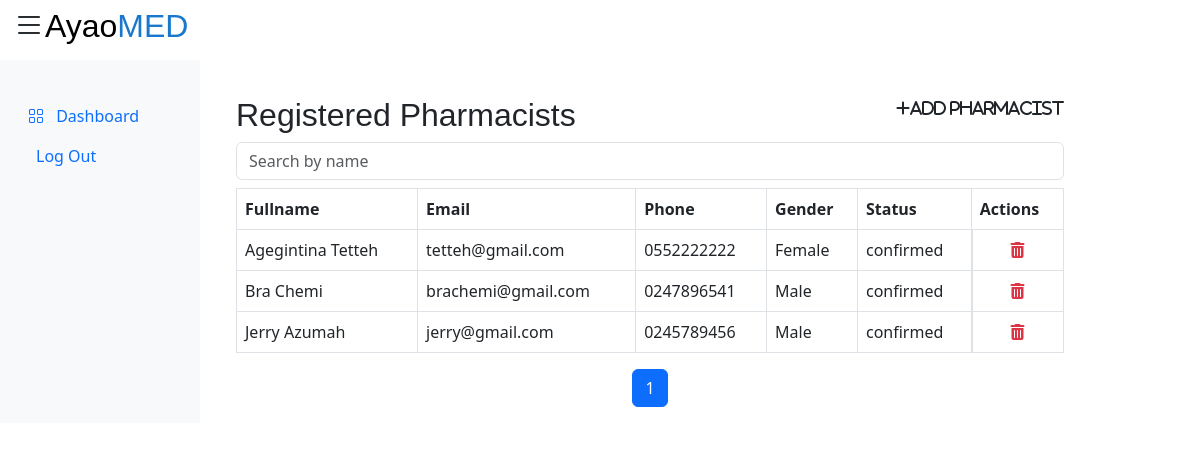
The app's page /dashboard/admin/pharmacists/landing_page.php with its own data.
### tables this page shows
CREATE TABLE `pharmacists` (
  `id` int(11) NOT NULL,
  `fullname` varchar(255) NOT NULL,
  `email` varchar(255) NOT NULL,
  `phone` varchar(20) NOT NULL,
  `date_of_birth` date NOT NULL,
  `gender` enum('Male','Female','Other') NOT NULL,
  `address` text DEFAULT NULL,
  `location` varchar(255) DEFAULT NULL,
  `password` varchar(255) NOT NULL,
  `status` enum('unconfirmed','pending','confirmed') NOT NULL DEFAULT 'unconfirmed'
);

### dashboard/admin/pharmacists/landing_page.php (the view, shortened to what this page needs)
<?php
require_once "../../../config/db.php";
?>
<!DOCTYPE html>
<html lang="en">
<head>
  <link rel="stylesheet" href="../../../assets/styles/d_db_style.css">
  <link href="https://cdn.jsdelivr.net/npm/bootstrap@5.3.0-alpha3/dist/css/bootstrap.min.css" rel="stylesheet">
  <link rel="stylesheet" href="https://cdn.jsdelivr.net/npm/bootstrap-icons@1.10.2/font/bootstrap-icons.css">
  <link rel="stylesheet" href="https://cdnjs.cloudflare.com/ajax/libs/font-awesome/6.4.0/css/all.css">
  <link rel="stylesheet" href="https://cdnjs.cloudflare.com/ajax/libs/font-awesome/6.4.0/css/fontawesome.css">
  <link rel="stylesheet" href="https://cdnjs.cloudflare.com/ajax/libs/font-awesome/6.4.0/css/brands.min.css">
  <link rel="stylesheet" href="https://cdnjs.cloudflare.com/ajax/libs/font-awesome/6.4.0/css/solid.min.css">
</head>
<body>
  <div class="container-fluid">
    <div class="row">
      <div class="col-md-3 col-lg-2 bg-light">
        <ul class="nav flex-column py-5 my-5 position-fixed">
          <li class="nav-item">
            <a class="nav-link" href="#">
              <i class="bi bi-grid me-2"></i>
              Dashboard
            </a>
          </li>
          <li class="nav-item">
            <a class="nav-link" href="../../account/logout.php">
              Log Out
            </a>
          </li>
        </ul>
      </div>
      <div class="col-md-9 col-lg-9">
        <main class="main mt-5 pt-5">
          <div class="topbar fixed-top bg-white">
            <button class="btn d-flex align-items-center" type="button" data-bs-toggle="offcanvas" data-bs-target="#offcanvasWithBothOptions" aria-controls="offcanvasWithBothOptions">
              <h2 class=""><i class="pl-5 bi bi-list fs-2"></i><span class="text-black">Ayao</span><span class="text-blue">MED</span></h2>
            </button>
          </div>
          <section class="container">
            <section class="container">
              <?php
              $role = "pharmacists";
              $items_per_page = 5;
              $current_page = isset($_GET['page']) ? $_GET['page'] : 1;
              $offset = ($current_page - 1) * $items_per_page;
              $columns = array();
              $query = "SHOW COLUMNS FROM $role";
              $result = mysqli_query($connection, $query);
              while ($row = mysqli_fetch_assoc($result)) {
                $column_name = $row['Field'];
                if ($column_name !== 'id' && $column_name !== 'password' && $column_name !== 'date_of_birth' && $column_name !== 'address' && $column_name !== 'location' && $column_name !== 'status') {
                  $columns[] = $column_name;
                }
              }
              $columns[] = 'status';
              ?>
              <div class="d-flex justify-content-between">
                <h2>Registered <?php echo ucfirst($role); ?></h2>
                <p><a href="../../pharmacists/register.php" class="nav-link"><i class="fas fa-plus fa-md rounded-circle">Add Pharmacist</i></a></p>
              </div>
              <div class="table-responsive">
                <input type="text" class="form-control mb-2" id="searchInput" placeholder="Search by name">
                <table class="table table-bordered">
                  <thead>
                    <tr>
                      <?php foreach ($columns as $column) : ?>
                        <th><?php echo ucfirst($column); ?></th>
                      <?php endforeach; ?>
                      <th>Actions</th>
                    </tr>
                  </thead>
                  <tbody>
                    <?php
                    $sql = "SELECT " . implode(", ", $columns) . ", id, status FROM $role";
                    $sql .= " LIMIT $items_per_page OFFSET $offset";
                    $result = mysqli_query($connection, $sql);
                    while ($row = mysqli_fetch_assoc($result)) :
                    ?>
                      <tr>
                        <?php foreach ($columns as $column) : ?>
                          <td><?php echo $row[$column]; ?></td>
                        <?php endforeach; ?>
                        <td class="d-flex justify-content-evenly">
                          <a href="#" class="delete-link" data-id="<?php echo $row['id']; ?>" data-role="<?php echo $role; ?>">
                            <i class="fas fa-trash-alt text-danger"></i>
                          </a>
                        </td>
                      </tr>
                    <?php endwhile; ?>
                  </tbody>
                </table>
              </div>
              <nav aria-label="Page navigation example">
                <ul class="pagination justify-content-center">
                  <?php
                  $page_count = ceil(mysqli_num_rows(mysqli_query($connection, "SELECT * FROM $role")) / $items_per_page);
                  for ($i = 1; $i <= $page_count; $i++) :
                  ?>
                    <li class="page-item <?php echo ($current_page == $i) ? 'active' : ''; ?>"><a class="page-link" href="?page=<?php echo $i; ?>"><?php echo $i; ?></a></li>
                  <?php endfor; ?>
                </ul>
              </nav>
            </section>
          </section>
        </main>
      </div>
    </div>
  </div>
</body>
</html>

### assets/styles/d_db_style.css (style rules this page uses)
:root { scroll-behavior: smooth; --primary-color: rgb(25, 119, 204); }
.text-blue { color: var(--primary-color); }
body { font-family: "Open Sans", sans-serif; background: #f6f9ff; color: #444444; }
a { color: #4154f1; text-decoration: none; }
h1, h2, h3, h4, h5, h6 { font-family: "Nunito", sans-serif; }

### records on screen
pharmacists: fullname "Agegintina Tetteh", email "tetteh@gmail.com", phone "0552222222", gender "Female", status "confirmed"
pharmacists: fullname "Bra Chemi", email "brachemi@gmail.com", phone "0247896541", gender "Male", status "confirmed"
pharmacists: fullname "Jerry Azumah", email "jerry@gmail.com", phone "0245789456", gender "Male", status "confirmed"

### other values on screen
$role "Pharmacists"
$column "Fullname"
$column "Email"
$column "Phone"
$column "Gender"
$column "Status"
